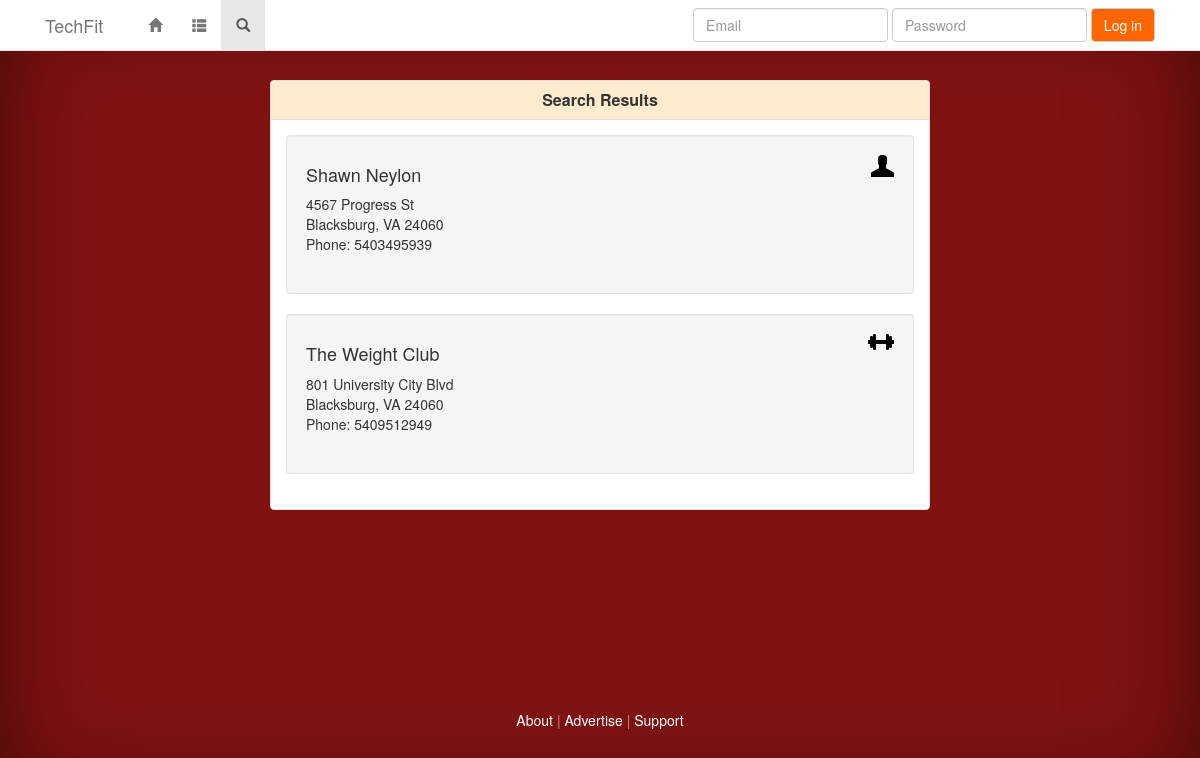
The page /searchResults.php on the database its author committed.
### tables this page shows
CREATE TABLE IF NOT EXISTS `trainer` (
  `TrainerId` int(11) NOT NULL AUTO_INCREMENT,
  `ProviderId` int(11) NOT NULL,
  `FirstName` varchar(255) DEFAULT NULL,
  `LastName` varchar(255) DEFAULT NULL,
  `Gender` varchar(255) DEFAULT NULL,
  `Rate` decimal(19,4) DEFAULT '0.0000',
  `MembershipLevel` varchar(255) DEFAULT NULL,
  `ClassesOffered` tinyint(1) DEFAULT '0',
  `Specialities` set('Balance','Core','Endurance','Flexibility','Rehabilitation','Strength','Water Aerobics','Weight Loss') DEFAULT NULL,
  `DaysAvailability` set('Sunday','Monday','Tuesday','Wednesday','Thursday','Friday','Saturday') DEFAULT NULL,
  `HoursAvailability` varchar(255) DEFAULT NULL,
  `ProfilePictureUrl` varchar(255) DEFAULT NULL,
  `ProfileDescription` varchar(255) DEFAULT NULL,
  PRIMARY KEY (`TrainerId`),
  UNIQUE KEY `TrainerId` (`TrainerId`)
);

CREATE TABLE IF NOT EXISTS `provider` (
  `ProviderId` int(11) NOT NULL AUTO_INCREMENT,
  `Email` varchar(255) DEFAULT NULL,
  `Password` varchar(255) DEFAULT NULL,
  `Phone` varchar(255) DEFAULT NULL,
  `Address` varchar(255) DEFAULT NULL,
  `City` varchar(255) DEFAULT NULL,
  `State` varchar(255) DEFAULT NULL,
  `ZipCode` int(11) DEFAULT NULL,
  `ProviderType` varchar(255) NOT NULL,
  PRIMARY KEY (`ProviderId`),
  KEY `ZipCode` (`ZipCode`)
);

CREATE TABLE IF NOT EXISTS `gym` (
  `GymId` int(11) NOT NULL AUTO_INCREMENT,
  `ProviderId` int(11) NOT NULL,
  `Name` varchar(255) DEFAULT NULL,
  `ContactFirstName` varchar(255) NOT NULL,
  `ContactLastName` varchar(255) NOT NULL,
  `Rate` decimal(19,4) DEFAULT '0.0000',
  `DaysOperation` set('Sunday','Monday','Tuesday','Wednesday','Thursday','Friday','Saturday') DEFAULT NULL,
  `HoursOperation` varchar(255) DEFAULT NULL,
  `Amenities` set('Tanning','Pool','Basketball Court','Sauna','Track') DEFAULT NULL,
  `ClassesOffered` tinyint(1) DEFAULT '0',
  `MembershipLevel` varchar(255) DEFAULT NULL,
  `ProfilePictureUrl` varchar(255) DEFAULT NULL,
  `ProfileDescription` varchar(255) DEFAULT NULL,
  PRIMARY KEY (`GymId`),
  UNIQUE KEY `GymId` (`GymId`)
);

### searchResults.php (the view, shortened to what this page needs)
<html>
<head>
    <link href="bootstrap-3.3.2-dist/css/bootstrap.min.css" rel="stylesheet">
	<link rel="stylesheet" type="text/css" href="css/style.css">
</head>
<body>
	<div class="site-wrapper">
        <div class="site-wrapper-inner-listings">
            <div class="cover-container">
            <?
				include('templates/navMenuUser.php');
			?>
				<div class="inner cover">
					<div>
						<div class="panel panel-default">
							<div class="panel-heading">
								<h2 class="panel-title"><strong>Search Results</strong></h2>
							</div>
							<?
								try {
									$trainersSql1 = "select * from Provider inner join Trainer on Provider.ProviderId = Trainer.ProviderId where MembershipLevel='Platinum'";
									$rsTrainers1 = mysqli_query($db, $trainersSql1);
									mysqli_data_seek($rsTrainers1, 0);
									$gymsSql1 = "select * from Provider inner join Gym on Provider.ProviderId = Gym.ProviderId where MembershipLevel='Platinum'";
									$rsGyms1 = mysqli_query($db, $gymsSql1);
									mysqli_data_seek($rsGyms1, 0);
								}catch(Exception $e) {
									header('Location: errorPage.php?msg=' . $e->getMessage() . '&line=' . $e->getLine());
									exit;
								}
							?>
							<?
								function renderTrainerListing($row) {
									$trainerName = $row['FirstName'] . " " . $row['LastName'];
									$trainerAddress = $row['Address'];
									$trainerCity = $row['City'];
									$trainerState = $row['State'];
									$trainerZipCode = $row['ZipCode'];
									$trainerPhone = $row['Phone'];
							?>
									<div class="well">
										<span class="well-listings-icons">
											<span><img src="bootstrap-3.3.2-dist/glyphicons_free/glyphicons/png/glyphicons-4-user.png"></img></span>
										</span>
										<span class="well-listings-text">
											<h4><? print $trainerName ?></h4>
											<address>
												  <? print $trainerAddress ?><br>
												  <? print $trainerCity ?>, <? print $trainerState ?> <? print $trainerZipCode?><br>
												  Phone: <? print $trainerPhone ?>
											</address>
										</span>
									</div>
							<?
								}
							?>
							<?
								function renderGymListing($row) {
									$gymName = $row['Name'];
									$gymAddress = $row['Address'];
									$gymCity = $row['City'];
									$gymState = $row['State'];
									$gymZipCode = $row['ZipCode'];
									$gymPhone = $row['Phone'];
							?>
									<div class="well">
										<span class="well-listings-icons">
											<span><img src="bootstrap-3.3.2-dist/glyphicons_free/glyphicons/png/glyphicons-357-dumbbell.png"></img></span>
										</span>
										<span class="well-listings-text">
											<h4><? print $gymName ?></h4>
											<address>
												  <? print $gymAddress ?><br>
												  <? print $gymCity ?>, <? print $gymState ?> <? print $gymZipCode?><br>
												  Phone: <? print $gymPhone ?>
											</address>
										</span>
									</div>
							<?
								}
							?>
							<div class="panel-body">
								<?
									while($row = mysqli_fetch_array($rsTrainers1, MYSQLI_ASSOC)) {
										renderTrainerListing($row);
									}
									while($row = mysqli_fetch_array($rsGyms1, MYSQLI_ASSOC)) {
										renderGymListing($row);
									}
								?>
							</div>
						</div>
					</div>
				</div>
				<?
					include('templates/footer.php');
				?>
			</div>
		</div>
    </div>
</body>
</html>

### css/style.css (style rules this page uses)
.well-listings-text { text-align: left; }
.well-listings-icons { float: right; }
html, body { height: 100%; background-color: #811212; }
body { color: #333; text-align: center; }
.site-wrapper { display: table; width: 100%; height: 100%; min-height: 100%; -webkit-box-shadow: inset 0 0 100px rgba(0,0,0,.5); box-shadow: inset 0 0 100px rgba(0,0,0,.5); }
.cover-container { margin-right: auto; margin-left: auto; }
.inner { padding: 30px; }
.cover { padding: 0 20px; min-height: 600px; }
@media (min-width: 768px) { .site-wrapper-inner-listings { vertical-align: top; } }
@media (min-width: 768px) { .masthead, .mastfoot, .cover-container { width: 100%; } }
@media (min-width: 992px) { .masthead, .mastfoot, .cover-container { width: 700px; } }

### rows shown on the page
trainer: trainerName "Shawn Neylon", ProviderId.Address "4567 Progress St", ProviderId.City "Blacksburg", ProviderId.State "VA", ProviderId.ZipCode "24060", ProviderId.Phone "5403495939"
gym: Name "The Weight Club", ProviderId.Address "801 University City Blvd", ProviderId.City "Blacksburg", ProviderId.State "VA", ProviderId.ZipCode "24060", ProviderId.Phone "5409512949"
